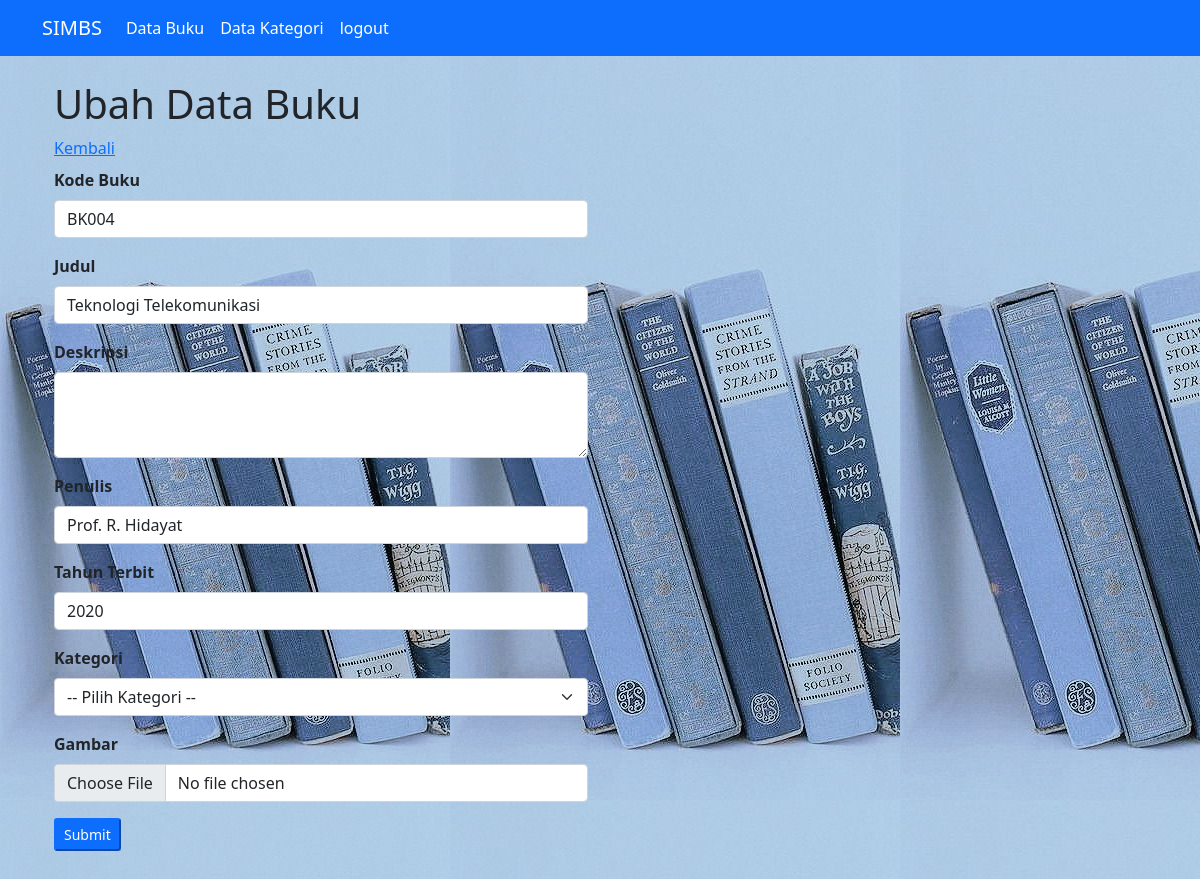
The app's page /ubah_data_buku.php?id=4 (signed in) with its own data.
### tables this page shows
CREATE TABLE `buku` (
  `id` int(11) NOT NULL,
  `kode_buku` varchar(10) NOT NULL,
  `judul` varchar(100) NOT NULL,
  `deskripsi` varchar(100) NOT NULL,
  `penulis` varchar(100) NOT NULL,
  `tahun_terbit` varchar(100) NOT NULL,
  `kategori` varchar(20) NOT NULL
);

### function.php (called while the page is built, shortened)
<?php
$conn = mysqli_connect("localhost", "root", "", "simbs");
function query($query){
    global $conn;
	$result = mysqli_query($conn, $query);
	$rows = [];
	while( $row = mysqli_fetch_assoc($result) ) {
		$rows[] = $row;
	}
	return $rows;
}
?>

### ubah_data_buku.php (the view, shortened to what this page needs)
<?php
    require("function.php");
$id = $_GET['id'];
$query = query("SELECT * FROM buku WHERE id = $id")[0];
$buku = $query;
?>
<!DOCTYPE html>
<html lang="en">
<head>
    <link href="https://cdn.jsdelivr.net/npm/bootstrap@5.0.2/dist/css/bootstrap.min.css" rel="stylesheet">
</head>
<body>
    <nav class="navbar navbar-expand-lg navbar-light white bg-primary">
        <div class="container">
            <a class="navbar-brand text-white" href="#">SIMBS</a>
            <div class="collapse navbar-collapse" id="navbarSupportedContent">
            <ul class="navbar-nav me-auto mb-2 mb-lg-0">
                <li class="nav-item">
                <a class="nav-link active text-white" aria-current="page" href="index.php">Data Buku</a>
                </li>
                <li class="nav-item">
                <a class="nav-link active text-white" aria-current="page" href="data_kategori.php">Data Kategori</a>
                </li>
                <li class="nav-item">
                <a class="nav-link text-white" href="logout.php">logout</a>
                </li>
            </ul>
            </div>
        </div>
    </nav>
    <div class="p-4 container">
        <div class="row">
            <h1 class="mb-2">Ubah Data Buku</h1>
            <a href="index.php" class="mb-2">Kembali</a>
            <div class="col-md-6">
                <form action="" method="POST" enctype="multipart/form-data">
                    <div class="mb-3">
                        <label class="form-label fw-bold">Kode Buku</label>
                        <input type="text" class="form-control" name="kode_buku" id="kode_buku"  value="<?= $buku['kode_buku']; ?>" autocomplete="off">
                    </div>
                    <div class="mb-3">
                        <label class="form-label fw-bold">Judul</label>
                        <input type="text" class="form-control" name="judul" id="judul" value="<?= $buku['judul']; ?>" autocomplete="off">
                    </div>
                    <div class="mb-3">
                        <label class="form-label fw-bold">Deskripsi</label>
                        <textarea class="form-control" name="deskripsi" rows="3" id="deskripsi" value="<?= $buku['deskripsi']; ?>"></textarea>
                    </div>
                    <div class="mb-3">
                        <label class="form-label fw-bold">Penulis</label>
                        <input type="text" class="form-control" name="penulis" id="penulis" value="<?= $buku['penulis']; ?>" autocomplete="off">
                    </div>
                    <div class="mb-3">
                        <label class="form-label fw-bold">Tahun Terbit</label>
                        <input type="text" class="form-control" name="tahun_terbit" id="tahun_terbit" value="<?= $buku['tahun_terbit']; ?>" autocomplete="off">
                    </div>
                    <div class="mb-3">
                        <label class="form-label fw-bold">Kategori</label>
                        <select name="id_kategori" class="form-select" required>
                            <option value="">-- Pilih Kategori --</option>
                        </select>
                    </div>
                    <div class="mb-3">
                        <label class="form-label fw-bold">Gambar</label>
                        <input type="file" class="form-control" name="gambar" id="gambar" value="<?= $buku['gambar']; ?>">
                    </div>
                    <div class="mb-3">
                        <button type="submit" name="tombol_submit" class="btn-sm btn-primary">Submit</button>
                    </div>
                </form>
            </div>
        </div>
    </div>
</body>
</html>

### ubah_data_buku.php (style rules this page uses)
html, body { height: 100%; margin: 0; padding: 0; }
body { background-image: url(wall.jpg); background-attachment: fixed; }

### records on screen
buku: kode_buku "BK004", judul "Teknologi Telekomunikasi", penulis "Prof. R. Hidayat", tahun_terbit "2020"
